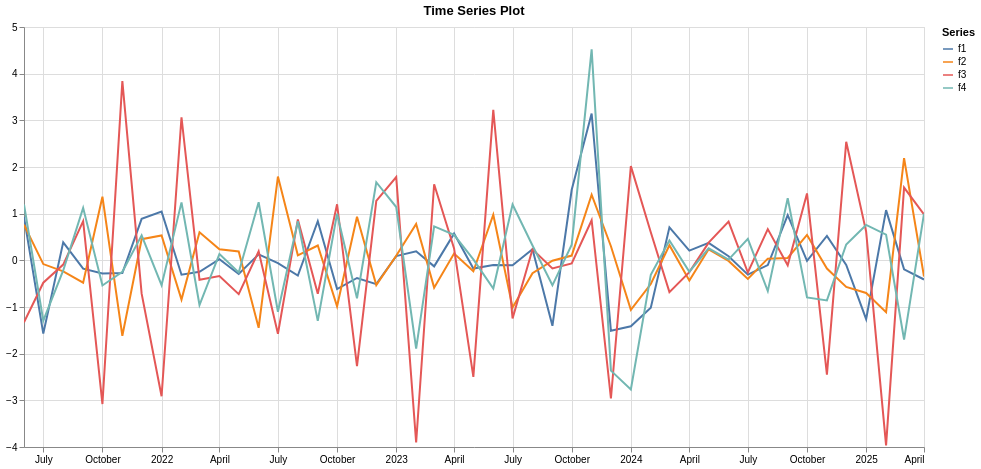

Source (notebook cell):
### Code cell
eda.plot_time_series_altair(test_factors)

### Figure 1 — Vega specification as saved in the notebook (floating-point values rounded to 4 significant figures; data arrays with more than 128 entries replaced by an {"elided": "..."} marker saying what was removed)
{"$schema": "https://vega.github.io/schema/vega/v5.json", "data": [{"name": "param_9_store"}, {"name": "param_10_store"}, {"name": "source_0", "values": {"elided": "188 records"}, "transform": [{"type": "formula", "expr": "toDate(datum['Date'])", "as": "Date"}]}, {"name": "source_0_y_domain_Value", "values": [{"min": -3.966, "max": 4.522}]}, {"name": "source_0_color_domain_Variable", "values": [{"Variable": "f1"}, {"Variable": "f2"}, {"Variable": "f3"}, {"Variable": "f4"}]}], "signals": [{"name": "unit", "value": {}, "on": [{"events": "pointermove", "update": "isTuple(group()) ? group() : unit"}]}, {"name": "param_9_Variable_legend", "value": null, "on": [{"events": [{"source": "view", "markname": "Variable_legend_symbols", "type": "click"}, {"source": "view", "markname": "Variable_legend_labels", "type": "click"}, {"source": "view", "markname": "Variable_legend_entries", "type": "click"}], "update": "isDefined(datum.value) ? datum.value : item().items[0].items[0].datum.value", "force": true}, {"events": [{"source": "view", "type": "click"}], "update": "!event.item || !datum ? null : param_9_Variable_legend", "force": true}]}, {"name": "param_9", "update": "vlSelectionResolve(\"param_9_store\", \"union\", true, true)"}, {"name": "param_10", "update": "vlSelectionResolve(\"param_10_store\", \"union\")"}, {"name": "param_9_tuple", "update": "param_9_Variable_legend !== null ? {fields: param_9_tuple_fields, values: [param_9_Variable_legend]} : null"}, {"name": "param_9_tuple_fields", "value": [{"type": "E", "field": "Variable"}]}, {"name": "param_9_toggle", "value": false, "on": [{"events": {"merge": [{"source": "view", "type": "click"}]}, "update": "true"}]}, {"name": "param_9_modify", "on": [{"events": {"signal": "param_9_tuple"}, "update": "modify(\"param_9_store\", param_9_toggle ? null : param_9_tuple, param_9_toggle ? null : true, param_9_toggle ? param_9_tuple : null)"}]}, {"name": "param_10_Date", "on": [{"events": [{"source": "view", "type": "dblclick"}], "update": "null"}, {"events": {"signal": "param_10_translate_delta"}, "update": "panLinear(param_10_translate_anchor.extent_x, -param_10_translate_delta.x / width)"}, {"events": {"signal": "param_10_zoom_delta"}, "update": "zoomLinear(domain(\"x\"), param_10_zoom_anchor.x, param_10_zoom_delta)"}]}, {"name": "param_10_Value", "on": [{"events": [{"source": "view", "type": "dblclick"}], "update": "null"}, {"events": {"signal": "param_10_translate_delta"}, "update": "panLinear(param_10_translate_anchor.extent_y, param_10_translate_delta.y / height)"}, {"events": {"signal": "param_10_zoom_delta"}, "update": "zoomLinear(domain(\"y\"), param_10_zoom_anchor.y, param_10_zoom_delta)"}]}, {"name": "param_10_tuple", "on": [{"events": [{"signal": "param_10_Date || param_10_Value"}], "update": "param_10_Date && param_10_Value ? {unit: \"\", fields: param_10_tuple_fields, values: [param_10_Date,param_10_Value]} : null"}]}, {"name": "param_10_tuple_fields", "value": [{"field": "Date", "channel": "x", "type": "R"}, {"field": "Value", "channel": "y", "type": "R"}]}, {"name": "param_10_translate_anchor", "value": {}, "on": [{"events": [{"source": "scope", "type": "pointerdown"}], "update": "{x: x(unit), y: y(unit), extent_x: domain(\"x\"), extent_y: domain(\"y\")}"}]}, {"name": "param_10_translate_delta", "value": {}, "on": [{"events": [{"source": "window", "between": [{"source": "scope", "type": "pointerdown"}, {"source": "window", "type": "pointerup"}], "consume": true, "type": "pointermove"}], "update": "{x: param_10_translate_anchor.x - x(unit), y: param_10_translate_anchor.y - y(unit)}"}]}, {"name": "param_10_zoom_anchor", "on": [{"events": [{"source": "scope", "consume": true, "type": "wheel"}], "update": "{x: invert(\"x\", x(unit)), y: invert(\"y\", y(unit))}"}]}, {"name": "param_10_zoom_delta", "on": [{"events": [{"source": "scope", "consume": true, "type": "wheel"}], "update": "pow(1.001, event.deltaY * pow(16, event.deltaMode))", "force": true}]}, {"name": "param_10_modify", "on": [{"events": {"signal": "param_10_tuple"}, "update": "modify(\"param_10_store\", param_10_tuple, true)"}]}], "marks": [{"type": "group", "name": "pathgroup", "from": {"facet": {"data": "source_0", "name": "faceted_path_main", "groupby": ["Variable"]}}, "encode": {"update": {"width": {"field": {"signal": null, "datum": null, "group": "width", "parent": null}}, "height": {"field": {"signal": null, "datum": null, "group": "height", "parent": null}}}}, "marks": [{"type": "line", "name": "marks", "from": {"data": "faceted_path_main"}, "sort": {"field": "x"}, "encode": {"update": {"tooltip": {"signal": "{\"Date\": timeFormat(datum[\"Date\"], '%b %d, %Y'), \"Variable\": isValid(datum[\"Variable\"]) ? datum[\"Variable\"] : \"\"+datum[\"Variable\"], \"Value\": format(datum[\"Value\"], \"\")}"}, "stroke": {"field": "Variable", "scale": "color"}, "defined": {"signal": "isValid(datum[\"Date\"]) && isFinite(+datum[\"Date\"]) && isValid(datum[\"Value\"]) && isFinite(+datum[\"Value\"])"}, "x": {"field": "Date", "scale": "x"}, "y": {"field": "Value", "scale": "y"}, "opacity": [{"value": 1, "test": "!length(data(\"param_9_store\")) || vlSelectionTest(\"param_9_store\", datum)"}, {"value": 0.12}]}}, "style": ["line"], "interactive": true, "clip": true}]}], "scales": [{"name": "x", "type": "time", "domain": {"data": "source_0", "field": "Date"}, "range": [0, {"signal": "width"}], "domainRaw": {"signal": "param_10[\"Date\"]"}}, {"name": "y", "type": "linear", "domain": [{"signal": "(data(\"source_0_y_domain_Value\")[0] || {}).min"}, {"signal": "(data(\"source_0_y_domain_Value\")[0] || {}).max"}], "range": [{"signal": "height"}, 0], "nice": true, "zero": true, "domainRaw": {"signal": "param_10[\"Value\"]"}}, {"name": "color", "type": "ordinal", "domain": {"data": "source_0_color_domain_Variable", "field": "Variable", "sort": true}, "range": "category"}], "axes": [{"scale": "x", "labels": false, "zindex": 0, "tickCount": {"signal": "ceil(width/40)"}, "grid": true, "maxExtent": 0, "orient": "bottom", "gridScale": "y", "domain": false, "aria": false, "minExtent": 0, "ticks": false}, {"scale": "y", "grid": true, "maxExtent": 0, "orient": "left", "gridScale": "x", "ticks": false, "tickCount": {"signal": "ceil(height/40)"}, "minExtent": 0, "domain": false, "labels": false, "aria": false, "zindex": 0}, {"scale": "x", "zindex": 0, "orient": "bottom", "labelFlush": true, "labelOverlap": true, "grid": false, "tickCount": {"signal": "ceil(width/40)"}}, {"scale": "y", "orient": "left", "labelOverlap": true, "grid": false, "tickCount": {"signal": "ceil(height/40)"}, "zindex": 0}], "title": {"text": "Time Series Plot", "frame": "group"}, "width": 900, "style": "cell", "legends": [{"title": "Series", "stroke": "color", "symbolType": "stroke", "encode": {"labels": {"name": "Variable_legend_labels", "interactive": true, "update": {"opacity": [{"test": "(!length(data(\"param_9_store\")) || (param_9[\"Variable\"] && indexof(param_9[\"Variable\"], datum.value) >= 0))", "value": 1}, {"value": 0.35}]}}, "symbols": {"name": "Variable_legend_symbols", "interactive": true, "update": {"opacity": [{"test": "(!length(data(\"param_9_store\")) || (param_9[\"Variable\"] && indexof(param_9[\"Variable\"], datum.value) >= 0))", "value": 1}, {"value": 0.35}]}}, "entries": {"name": "Variable_legend_entries", "interactive": true, "update": {"fill": {"value": "transparent"}}}}}], "padding": 5, "background": "white", "height": 420}
